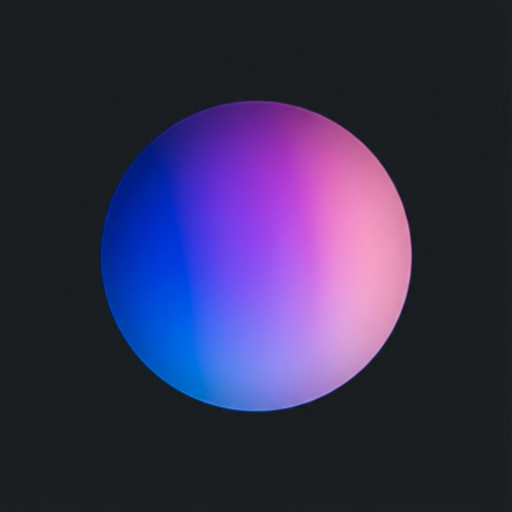
#> input picture test_image.png, 1024 x 1024 px (shown at 1/2 size)
$ python -i ascii_converter.py   (imports and definitions only)
#> lines starting #> are read from the running program, lines starting #| are printed output that depends on the picture
"""
ASCII Converter Module
Converts images to ASCII art with distance and angle calculations
"""

from PIL import Image, ImageEnhance, ImageOps
import numpy as np


class ASCIIConverter:
    # Extended ASCII set (Reverse ordered for Black BG)
    # Fixed escape sequence warning with double backslash
    ASCII_CHARS = "$@B%8&WM#*oahkbdpqwmZO0QLCJUYXzcvunxrjft/\\|()1{}[]?-_+~<>i!lI;:,\"^`'. "
    ASCII_CHARS = ASCII_CHARS[::-1]

    def __init__(self, target_width=250, target_height=100):
        self.target_width = target_width
        self.target_height = target_height

    def brightness_to_char(self, brightness):
        char_index = int((brightness / 255) * (len(self.ASCII_CHARS) - 1))
        return self.ASCII_CHARS[char_index]

    def calculate_distances(self):
        center_x = self.target_width / 2
        center_y = self.target_height / 2
        Y, X = np.indices((self.target_height, self.target_width))
        distances = np.sqrt((X - center_x)**2 + (Y - center_y)**2)
        return distances

    def calculate_angles(self):
        center_x = self.target_width / 2
        center_y = self.target_height / 2
        Y, X = np.indices((self.target_height, self.target_width))
        angles = np.arctan2(Y - center_y, X - center_x)
        angles = np.mod(angles, 2 * np.pi)
        return angles

    def image_to_ascii_data(self, image_path):
#> called with image_path = 'test_image.png'
        try:
            image = Image.open(image_path)
#> image is the input picture: PIL image 1024x1024 RGB; mean R, G, B 52.8, 46.6, 82.5
            image = image.convert('L')
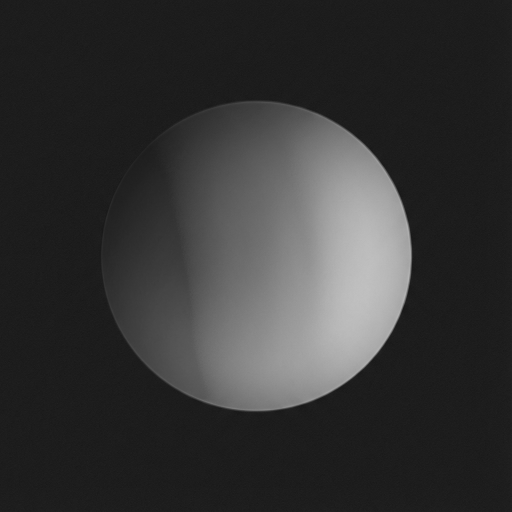
#> image: PIL image 1024x1024 L (shown at 1/2 size); min 20, max 195, mean 52.7

            # High Contrast for Hacker Look
            enhancer = ImageEnhance.Contrast(image)
            image = enhancer.enhance(1.8)
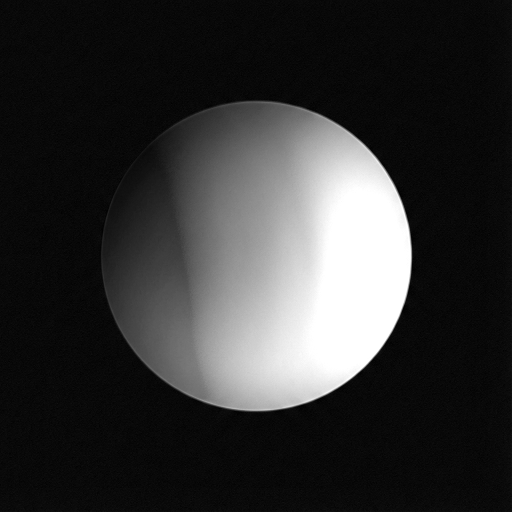
#> image: PIL image 1024x1024 L (shown at 1/2 size); min 0, max 255, mean 50.8

            enhancer = ImageEnhance.Sharpness(image)
            image = enhancer.enhance(1.5)

            font_aspect_ratio = 6 / 12
            image_aspect_ratio = image.height / image.width
#> image_aspect_ratio = 1
            new_height = int(self.target_width * image_aspect_ratio * font_aspect_ratio)
#> new_height = 125
            self.target_height = new_height
#> self.target_height = 125

            image = image.resize((self.target_width, new_height), Image.Resampling.LANCZOS)
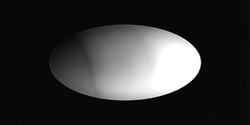
#> image: PIL image 250x125 L; min 0, max 255, mean 50.6

        except Exception as e:
            raise Exception(f"Error loading image: {str(e)}")

        pixels = np.array(image)
        ascii_chars = []
        for y in range(self.target_height):
            row = []
            for x in range(self.target_width):
                brightness = pixels[y, x]
                row.append(self.brightness_to_char(brightness))
            ascii_chars.append(row)

        distances = self.calculate_distances()
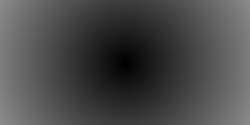
#> distances: shape (125, 250) float64; min 0.5, max 139.8, mean 74.2
        angles = self.calculate_angles()
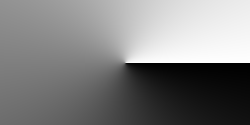
#> angles: shape (125, 250) float64; min 0.00403, max 6.28, mean 3.15; drawn with min black and max white

        return {
            'ascii_chars': ascii_chars,
            'distances': distances,
            'angles': angles,
            'max_distance': np.max(distances),
            'width': self.target_width,
            'height': self.target_height
        }

>>> result = ASCIIConverter().image_to_ascii_data('test_image.png')
